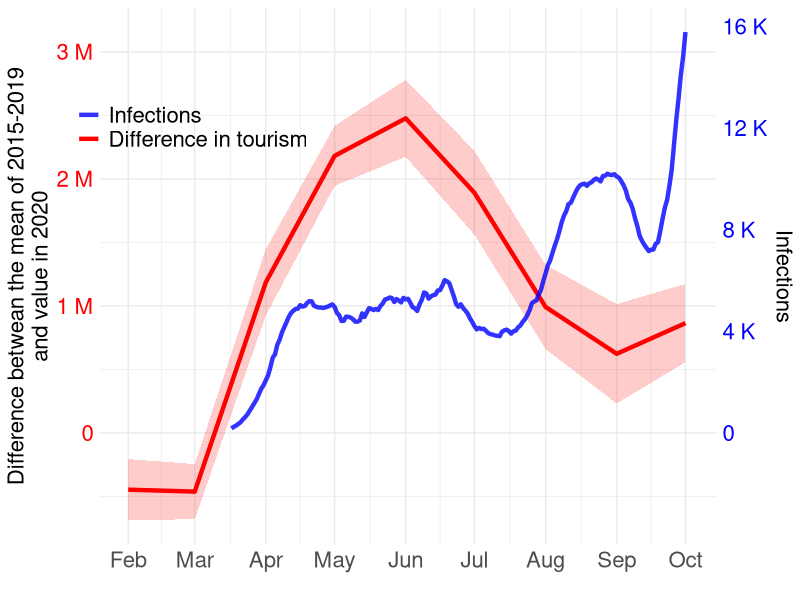

Source code (R):
library(ggplot2)
library(dplyr)
library(readxl)
library(readr)
library(scales)
library(lubridate)
Sys.setlocale("LC_TIME", "English")

MIESIACE <- c("styczeń","luty","marzec","kwiecień","maj","czerwiec","lipiec","sierpień","wrzesień","październik","listopad","grudzień")

ConfCases <- read_csv("data/biweekly-confirmed-covid-19-cases.csv", 
                                              col_types = cols(`Biweekly cases` = col_number(), 
                                                               `Biweekly cases Annotations` = col_skip(), 
                                                               Date = col_date(format = "%Y-%m-%d")))
ConfCases <- ConfCases %>% filter(Code == "POL") %>% select(Date, cases = `Biweekly cases`)
MonCases <- aggregate(ConfCases[,2],list(month(ConfCases$Date)),sum) %>% select(mies = Group.1,cases) %>% filter(mies < 10)
temp <- data.frame(c(1,2),c(0,0))
names(temp) <- c("mies","cases")
MonCases <- rbind(temp,MonCases)
MonCases$mies <- MIESIACE[MonCases$mies]

IntMovRes <- read_csv("data/internal-movement-covid.csv", 
                      col_types = cols(Date = col_date(format = "%Y-%m-%d"), 
                                       restrictions_internal_movements = col_integer()))
IntMovRes <- IntMovRes %>% filter(Code == "POL") %>% select(Date, restrictions_internal_movements)

ExtMovRes <- read_csv("data/international-travel-covid.csv", 
                      col_types = cols(Date = col_date(format = "%Y-%m-%d"), 
                                       international_travel_controls = col_integer()))
ExtMovRes <- ExtMovRes %>% filter(Code == "POL") %>% select(Date, international_travel_controls)

Turystyka <- read_excel("data/Turstyka.xlsx", 
                        col_types = c("skip", "skip", "text", 
                                              "skip", "skip", "numeric", "numeric", 
                                              "skip", "skip"))
Turystyka <- Turystyka %>% select(Rok, Miesiące, Wartosc)
Turystyka2020 <- Turystyka %>% filter(Rok==2020)
Turystyka2020 <- Turystyka2020 %>% rename(Mies = Miesiące) %>% select(Mies, Wartosc)
Turystyka <- Turystyka %>% filter(Rok!=2020)

Turystyka$Miesiące <- match(Turystyka$Miesiące, MIESIACE)
Turystyka2020$Mies <- match(Turystyka2020$Mies, MIESIACE)

stacje_tranzytowe <- read_csv("data/visitors-transit-covid.csv", 
                                   col_types = cols(Date = col_date(format = "%Y-%m-%d")))
stacje_tranzytowe <- stacje_tranzytowe %>% filter(Code == "POL") %>% select(Date, transit_stations)

Aver20152019 <- aggregate(Turystyka[,3], list(Turystyka$Miesiące), mean)
temp <- aggregate(Turystyka[,3], list(Turystyka$Miesiące), sd)
Aver20152019 <- merge(Aver20152019, temp, by = "Group.1")
Aver20152019 <- Aver20152019 %>% rename(Mies = Group.1, Srednia = Wartosc.x, sd = Wartosc.y)

SredI20 <- merge(Aver20152019, Turystyka2020)
SredI20 <- SredI20 %>%
  mutate(Mies =  factor(Mies+1, levels = 2:13)) %>%
  arrange(Mies)   
SredI20$Day <- ymd(paste(2020,SredI20$Mies,1,sep = "-"))

#ggplot() +
#  geom_path(data = stacje_tranzytowe, aes(x=Date, y=transit_stations, group=1)) +
#  labs(x="",y="Liczba osób na stacjach tranzytowych\n względem początku roku (%)", color = " ") +
#  theme(legend.position = "none")

#ggplot() +
#    geom_path(data = ConfCases %>% filter(Date < "2020-09-01"), aes(x=Date, y=`cases`, group=1)) +
#    labs(x="",y="Liczba potwierdzonych zakarzeń w tygodniu", color = " ") +
#    theme(legend.position = "none") +
#    scale_y_continuous(labels = comma)

#ggplot() +
#    geom_path(data = ConfCases, aes(x=Date, y=`cases`, group=1)) +
#    labs(x="",y="Liczba potwierdzonych zakarzeń w tygodniu", color = " ") +
#    theme(legend.position = "none") +
#    scale_y_continuous(labels = comma)

ggplot() +
  geom_ribbon(data = SredI20,aes(x=Day, ymax= Srednia - Wartosc + sd,ymin= Srednia - Wartosc - sd,group = 1), 
              fill="#ff0000",alpha =.2) +
  geom_line(data = SredI20,aes(x=Day, y=Srednia - Wartosc,colour="Red", group=2), lwd=1.5) +
  
  geom_line(data= ConfCases%>%filter(Date<ymd("2020-10-2")), aes(x=Date, y=200*cases, colour="Green", group=1), alpha=.8, lwd=1.5) +
  scale_y_continuous(
    labels = c(0,"1 M","2 M","3 M","4 M"),
    breaks = 10^6 * c(0,1,2,3,4),
    name = "Difference betwean the mean of 2015-2019\nand value in 2020",

    sec.axis = sec_axis( trans=~.*1/10, name="Infections",
                         labels = c("0","4 K","8 K","12 K","16 K","20 K"), 
                         breaks = 2*10^4 * c(0,4,8,12,16,20))
    ) +
  
  
  #geom_line(data= Turystyka, aes(x=Miesiące, y=10*cases, group=1), color="Black", alpha=.5) +
  

  #geom_path(data = SredI20, aes(x=Mies, y=Srednia, group=1, color="red")) +
  #geom_path(data = SredI20, aes(x=Mies, y=Wartosc, group=1, color="green")) +

  scale_color_manual(name = "", labels = c("Infections", "Difference in tourism"),values = c("#0000ff", "#ff0000"))+
  scale_x_date(date_labels="%b",date_breaks  ="1 month", limits = c(ymd("2020-2-1"),ymd("2020-10-2")))+
  #xlim(ymd("2020-2-1"),ymd("2020-10-2")) +
  labs(x="",y="") +
  theme_minimal() +
#  theme(axis.text.y = element_text( color="#993333")) 
 theme(legend.position = c(0.15, 0.8),
       legend.text=element_text(size=16),
       axis.text.y.right = element_text(color = "blue",size = 16),
       axis.text.y.left= element_text(color = "red",size = 16),
       axis.text.x = element_text(size = 16),
       axis.title.y.left = element_text(size = 16),
       axis.title.y.right = element_text(size = 16)) 












